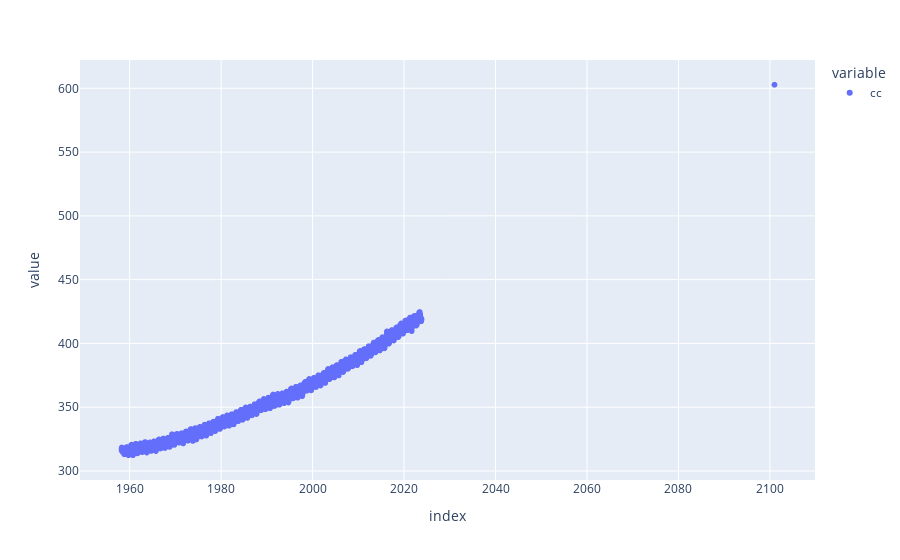

The code cell stored with this chart in its notebook:
### Markdown cell above
## Extrapolate

Question: extrapolate to 2100

Linear regression was easy. 

Main problem now: how to hande datetime-numbers.

### Code cell
# try this:

extrapoint = '2100-12-31'
startpoint = "last date in dataset"
x_futd =  np.datetime64(extrapoint, 'ns')
x_fut = x_futd.astype(float).reshape(-1,1) 
y2100 = model.predict(x_fut)[0]
print(f'{extrapoint}: {y2100:6.1f} ppm')
df.loc[x_futd] = [y2100]
px.scatter(df)

### Figure 1 — Plotly figure (JSON) as saved in the notebook; plotly's stock layout.template omitted (floating-point values rounded to 4 significant figures; data arrays with more than 128 entries replaced by an {"elided": "..."} marker saying what was removed)
{"data": [{"hovertemplate": "variable=cc<br>index=%{x}<br>value=%{y}<extra></extra>", "legendgroup": "cc", "marker": {"color": "#636efa", "symbol": "circle"}, "mode": "markers", "name": "cc", "showlegend": true, "type": "scattergl", "x": {"elided": "24046 str values"}, "xaxis": "x", "y": {"elided": "24046 float values"}, "yaxis": "y"}], "layout": {"legend": {"title": {"text": "variable"}, "tracegroupgap": 0}, "margin": {"t": 60}, "xaxis": {"anchor": "y", "domain": [0, 1], "title": {"text": "index"}}, "yaxis": {"anchor": "x", "domain": [0, 1], "title": {"text": "value"}}}}
